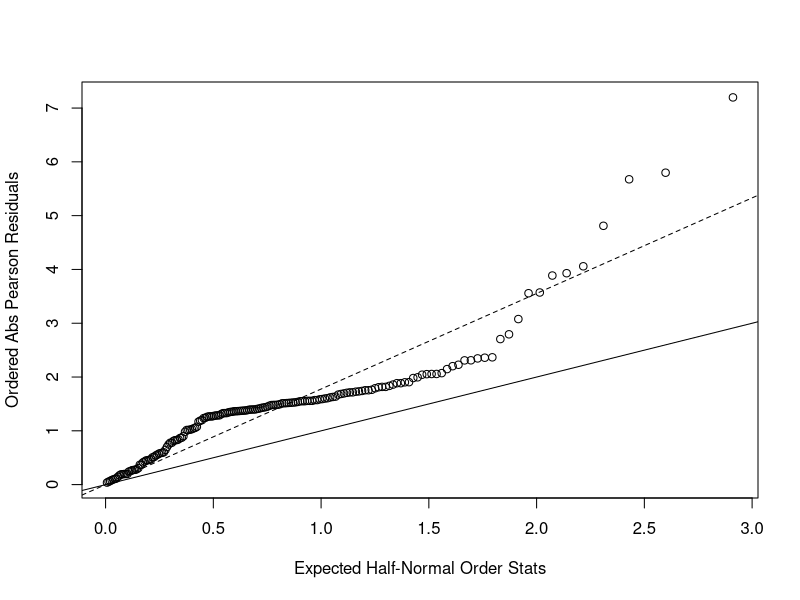

R code for this plot:
## ---- chunk 1
#Load libraries
library(tidyverse)
library(pscl)
## ---- chunk 2
#Load raw data
crab_data = read.delim("HW5-crab.txt", sep = "") %>% 
  select(-number)

m1.fit = glm(Sa~W, family=poisson, data=crab_data)
summary(m1.fit)

#Goodness of fit
m1.fit$deviance
n = nrow(crab_data)
p1 = 2
df = n-p1
qchisq(0.05,df)
pval=1-pchisq(m1.fit$deviance,df=df)
pval
## ---- chunk 3
m2.fit = glm(Sa~W+Wt, family=poisson, data=crab_data)
summary(m2.fit)

#Goodness of fit
m2.fit$deviance
p2 = 3
df = n-p2
qchisq(0.05,df)
pval=1-pchisq(m2.fit$deviance,df=df)
pval
## ---- chunk 4
#Estimate over-dispersion parameters
res.p2=residuals(m2.fit,type='pearson',data=crab_data) 
G2=sum(res.p2^2)
phi=G2/df

#Check whether over dispersion exist - Half normal plot
plot(qnorm((n+1:n+0.5)/(2*n+1.125)),sort(abs(res.p2)),xlab='Expected Half-Normal Order Stats',ylab='Ordered Abs Pearson Residuals')
abline(a=0,b=1)
abline(a=0,b=sqrt(phi),lty=2) 
## ---- chunk 5
#Fit model adjusted for over dispersion
summary(m2.fit,dispersion=phi)
## ---- chunk 6
#Load raw data
para_data = read.delim("HW5-parasite.txt", sep = "") %>% 
  select(-Sample, -starts_with("omit")) %>% 
  na.omit()

m1.fit = glm(Intensity~., family=poisson, data=para_data)
summary(m1.fit)
## ---- chunk 7
#Goodness of fit
m1.fit$deviance
n = as.numeric(nrow(para_data))
p1 = ncol(para_data) - 1
df = n-p1
qchisq(0.05,df)
pval=1-pchisq(m1.fit$deviance,df=df)
pval
## ---- chunk 8
m2.fit = zeroinfl(Intensity ~ Year + Area | Length, data = para_data)
summary(m2.fit)
